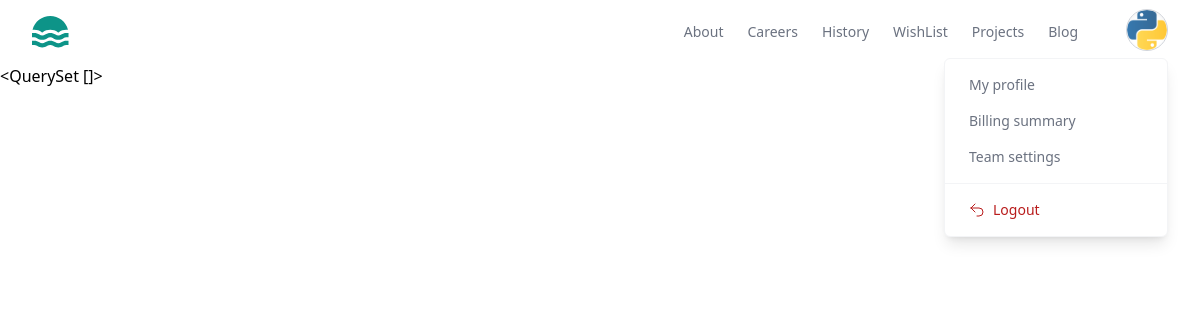
The page /project/wishlist (signed in) on the database as committed earlier.
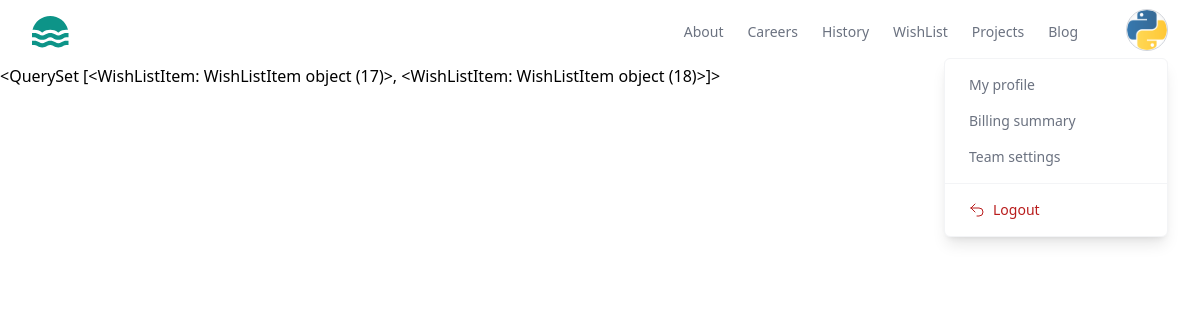
The same page on the database as committed later.
### store/models.py (models this page shows)
class BaseModel(models.Model):
    created_date=models.DateTimeField(auto_now_add=True)
    updated_date=models.DateTimeField(auto_now=True)
    is_active=models.BooleanField(default=True)

class WishListItem(BaseModel):
    wishlist_object=models.ForeignKey(WishList,on_delete=models.CASCADE,related_name="basket_item")
    project_object=models.ForeignKey(Project,on_delete=models.CASCADE)
    is_order_placed=models.BooleanField(default=False)
    class Meta:
        unique_together=("wishlist_object","project_object")

class WishList(BaseModel):
    owner=models.OneToOneField(User,on_delete=models.CASCADE,related_name="basket")

### store/views.py (the view)
# urls.py: path('project/wishlist',views.MyWishListItemListView.as_view(),name='my-wishlist')
class MyWishListItemListView(View):
    template_name='mywishlist.html'
    def get(self,request,*args,**kwargs):
        qs=request.user.basket.basket_item.filter(is_order_placed=False)
        return render(request,self.template_name,{'data':qs})

### store/templates/mywishlist.html
{%extends 'base.html'%}
{%block main_block%}
{{data}}
{%endblock%}

Rows that differ between the two databases and show on the page:
added WishListItem: wishlist_object+basemodel_ptr_id "<QuerySet [<WishListItem: WishListItem object (17)>, <WishListItem: WishListItem object (18)>]>"
Other text that changed with them:
{{ data }}: "<QuerySet []>" → (not shown)
